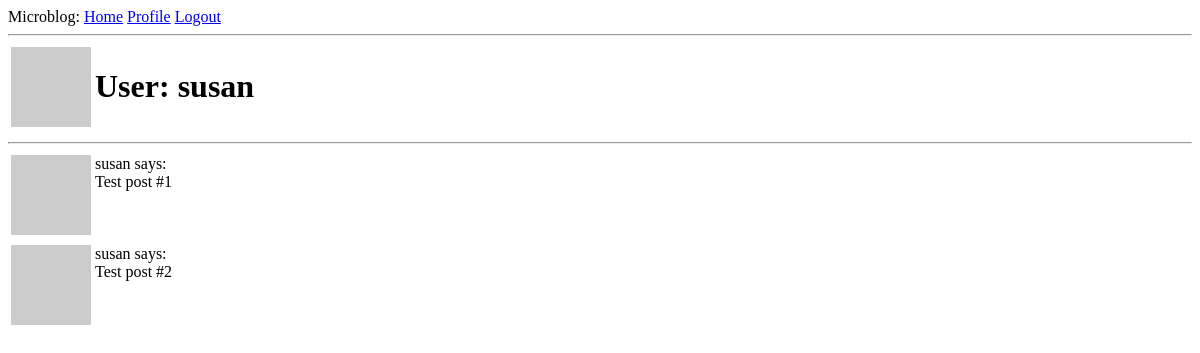
The app's page /user/susan (signed in), older data.
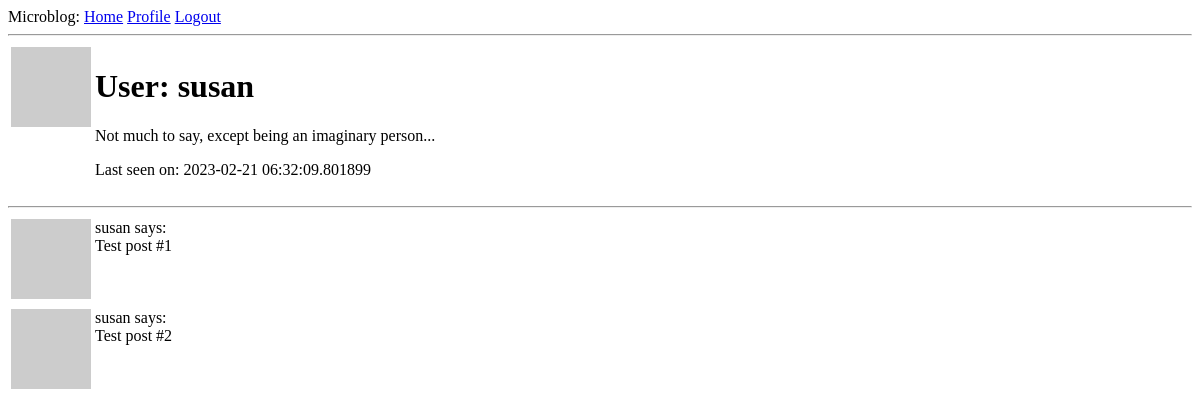
The same page, newer data.
### app/models.py (models this page shows, shortened)
class User(UserMixin, db.Model):
  id = db.Column(db.Integer, primary_key=True)
  username = db.Column(db.String(64), index=True, unique=True)
  email = db.Column(db.String(120), index=True, unique=True)
  password_hash = db.Column(db.String(128))
  posts = db.relationship("Post", backref="author", lazy="dynamic")
  about_me = db.Column(db.String(140))
  last_seen = db.Column(db.DateTime, default=datetime.utcnow)
  followed = db.relationship("User",
                             secondary=followers,
                             primaryjoin=(followers.c.follower_id == id),
                             secondaryjoin=(followers.c.followed_id == id),
                             backref=db.backref("followers", lazy="dynamic"),
                             lazy="dynamic")
  def avatar(self, size):
    digest = md5(self.email.lower().encode("utf-8")).hexdigest()
    return f"https://www.gravatar.com/avatar/{digest}?d=identicon&s={size}"

### app/routes.py (the view)
@app.route("/user/<username>")
@login_required
def user(username):
  user = db.first_or_404(db.select(User).filter_by(username=username))
  posts = [{
    "author": user,
    "body": "Test post #1"
  }, {
    "author": user,
    "body": "Test post #2"
  }]
  return render_template("user.html", user=user, posts=posts)

### app/models.py (called while the page is built)
@login.user_loader
def load_user(id):
  return User.query.filter_by(id=int(id)).first()

### app/routes.py (called while the page is built)
@app.before_request
def before_request():
  if current_user.is_authenticated:
    current_user.last_seen = datetime.utcnow()
    db.session.commit()

### app/templates/user.html (shortened to what this page needs)
{% extends "base.html" %}
{% block content %}
  <table>
    <tr valign="top">
      <td>
        <img src="{{ user.avatar(128) }}" alt="">
      </td>
      <td>
        <h1>User: {{ user.username }}</h1>
        {% if user.about_me %}
          <p>
            {{ user.about_me }}
          </p>
        {% endif %}
        {% if user.last_seen %}
          <p>Last seen on:
            {{ user.last_seen }}
          </p>
        {% endif %}
      </td>
    </tr>
  </table>
  <hr>
  {% for post in posts %}
    {% include "_post.html" %}
  {% endfor %}
{% endblock %}

### app/templates/_post.html
<table>
  <tr valign="top">
    <td>
      <img src="{{ post.author.avatar(36) }}" alt="">
    </td>
    <td>
      {{ post.author.username }} says: <br>{{ post.body }}
    </td>
  </tr>
</table>

Row changes from the older to the newer data that the page shows:
changed User "susan": about_me (not shown) → "Not much to say, except being an imaginary person..."; last_seen (not shown) → "2023-02-21 06:32:09.801899"
Text that changed along with them:
text now shown: "Last seen on:"
